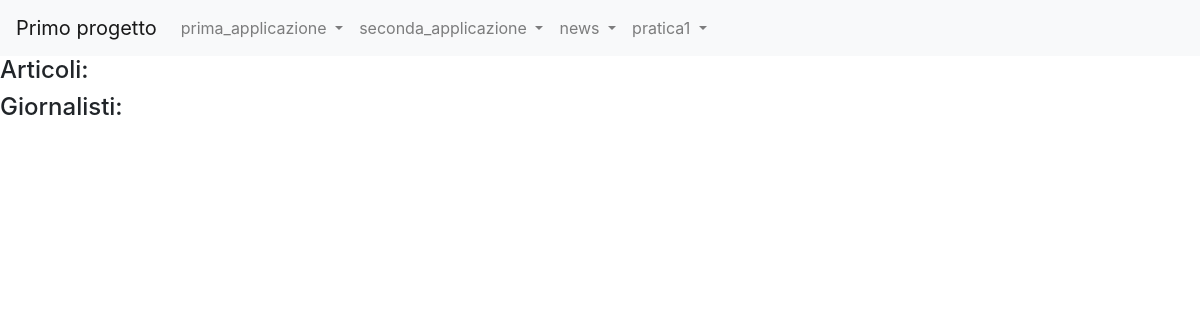
Before: /news/ with the older database file.
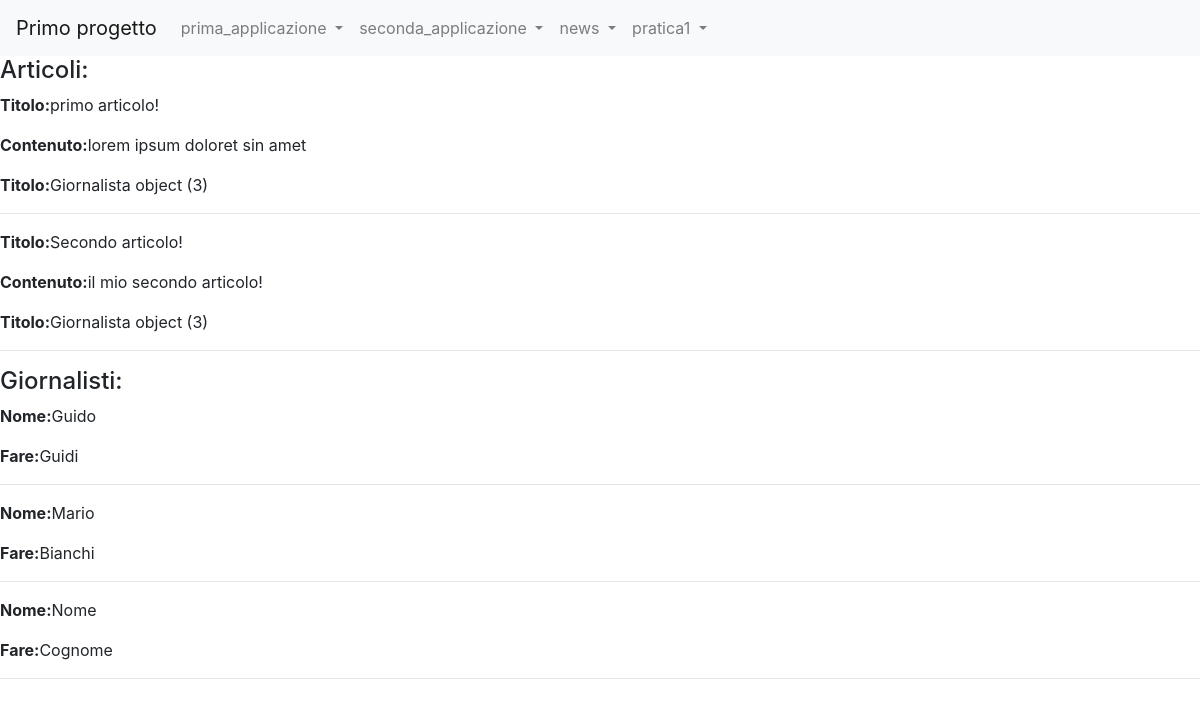
After: the same page with the newer database file.
### news/models.py (models this page shows)
class Articolo(models.Model):
    titolo=models.CharField(max_length=20)
    contenuto=models.TextField()
    giornalista=models.ForeignKey(Giornalista, on_delete=models.CASCADE,related_name="articoli")
    class Meta:
        verbose_name="Articolo"
        verbose_name_plural="Articoli"

class Giornalista(models.Model):
    nome=models.CharField(max_length=20)
    cognome=models.CharField(max_length=20)
    class Meta:
        verbose_name="Giornalista"
        verbose_name_plural="Giornalisti"

### news/views.py (the view)
# urls.py: path('',home, name="homeview"),
def home(request):
   articoli=Articolo.objects.all()
   giornalisti=Giornalista.objects.all()
   context = {"articoli": articoli, "giornalisti": giornalisti}
   print(context)
   return render(request, "homepage_news.html", context)

### news/templates/homepage_news.html (shortened to what this page needs)
{% extends 'base.html' %}
{%block content%}
<h4>Articoli:</h4>
    {% for articolo in articoli %}
        <p><strong>Titolo:</strong>{{articolo.titolo}}</p>
        <p><strong>Contenuto:</strong>{{articolo.contenuto}}</p>
        <p><strong>Titolo:</strong>{{articolo.giornalista}}</p>
        <hr>
    {% endfor %}
<h4>Giornalisti:</h4>
{% for giornalista in giornalisti %}
        <p><strong>Nome:</strong>{{giornalista.nome}}</p>
        <p><strong>Fare:</strong>{{giornalista.cognome}}</p>
        <hr>
    {% endfor %}
    {%endblock content%}

Changed rows visible on the page:
added Articolo: titolo "primo articolo!", contenuto "lorem ipsum doloret sin amet", giornalista "Giornalista object (3)"
added Articolo: titolo "Secondo articolo!", contenuto "il mio secondo articolo!", giornalista "Giornalista object (3)"
added Giornalista: nome "Guido", cognome "Guidi"
added Giornalista: nome "Mario", cognome "Bianchi"
added Giornalista: nome "Nome", cognome "Cognome"
